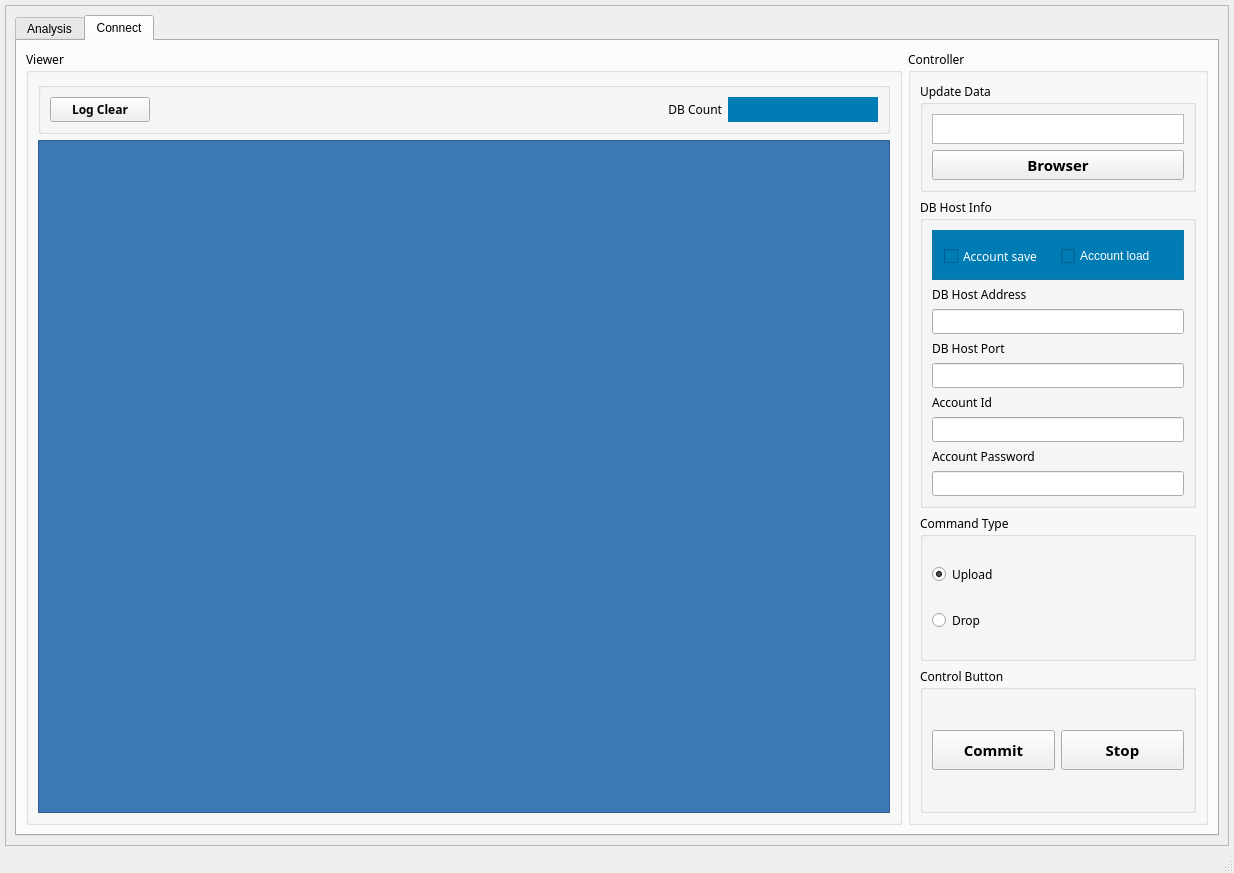
<?xml version="1.0" encoding="UTF-8"?>
<ui version="4.0">
 <class>MainWindow</class>
 <widget class="QMainWindow" name="MainWindow">
  <property name="geometry">
   <rect>
    <x>0</x>
    <y>0</y>
    <width>1234</width>
    <height>873</height>
   </rect>
  </property>
  <property name="windowTitle">
   <string>VOCParser</string>
  </property>
  <property name="windowIcon">
   <iconset>
    <normaloff>main_icon.ico</normaloff>main_icon.ico</iconset>
  </property>
  <widget class="QWidget" name="centralwidget">
   <layout class="QVBoxLayout" name="verticalLayout_9">
    <property name="leftMargin">
     <number>5</number>
    </property>
    <property name="topMargin">
     <number>5</number>
    </property>
    <property name="rightMargin">
     <number>5</number>
    </property>
    <property name="bottomMargin">
     <number>5</number>
    </property>
    <item>
     <widget class="QScrollArea" name="scrollArea">
      <property name="widgetResizable">
       <bool>true</bool>
      </property>
      <widget class="QWidget" name="scrollAreaWidgetContents_3">
       <property name="geometry">
        <rect>
         <x>0</x>
         <y>0</y>
         <width>1222</width>
         <height>820</height>
        </rect>
       </property>
       <layout class="QHBoxLayout" name="horizontalLayout">
        <item>
         <widget class="QTabWidget" name="tabWidget">
          <property name="layoutDirection">
           <enum>Qt::LeftToRight</enum>
          </property>
          <property name="tabPosition">
           <enum>QTabWidget::North</enum>
          </property>
          <property name="tabShape">
           <enum>QTabWidget::Rounded</enum>
          </property>
          <property name="currentIndex">
           <number>1</number>
          </property>
          <widget class="QWidget" name="analysis">
           <attribute name="title">
            <string>Analysis</string>
           </attribute>
           <layout class="QHBoxLayout" name="horizontalLayout_8">
            <item>
             <widget class="QGroupBox" name="groupBox_2">
              <property name="font">
               <font>
                <family>맑은 고딕</family>
               </font>
              </property>
              <property name="title">
               <string>Viewer</string>
              </property>
              <layout class="QVBoxLayout" name="verticalLayout_2">
               <item>
                <widget class="QGroupBox" name="groupBox">
                 <property name="title">
                  <string/>
                 </property>
                 <layout class="QHBoxLayout" name="horizontalLayout_4">
                  <item>
                   <widget class="QPushButton" name="pushButton_clear">
                    <property name="maximumSize">
                     <size>
                      <width>100</width>
                      <height>16777215</height>
                     </size>
                    </property>
                    <property name="font">
                     <font>
                      <pointsize>9</pointsize>
                      <weight>75</weight>
                      <bold>true</bold>
                     </font>
                    </property>
                    <property name="text">
                     <string>Log Clear</string>
                    </property>
                   </widget>
                  </item>
                  <item>
                   <widget class="QLabel" name="label_2">
                    <property name="text">
                     <string>Data Count</string>
                    </property>
                    <property name="alignment">
                     <set>Qt::AlignRight|Qt::AlignTrailing|Qt::AlignVCenter</set>
                    </property>
                   </widget>
                  </item>
                  <item>
                   <widget class="QLabel" name="label_count">
                    <property name="maximumSize">
                     <size>
                      <width>150</width>
                      <height>16777215</height>
                     </size>
                    </property>
                    <property name="styleSheet">
                     <string notr="true">background-color: rgb(0, 124, 181);
color: rgb(255, 255, 255);</string>
                    </property>
                    <property name="text">
                     <string/>
                    </property>
                    <property name="alignment">
                     <set>Qt::AlignCenter</set>
                    </property>
                   </widget>
                  </item>
                 </layout>
                </widget>
               </item>
               <item>
                <widget class="QPlainTextEdit" name="plainTextEdit_print">
                 <property name="styleSheet">
                  <string notr="true">color: rgb(255, 255, 255);
background-color: rgb(60, 121, 182);</string>
                 </property>
                 <property name="readOnly">
                  <bool>true</bool>
                 </property>
                </widget>
               </item>
               <item>
                <widget class="QGroupBox" name="groupBox_5">
                 <property name="title">
                  <string>Search Keyword</string>
                 </property>
                 <layout class="QHBoxLayout" name="horizontalLayout_2">
                  <item>
                   <widget class="QLabel" name="label_found">
                    <property name="maximumSize">
                     <size>
                      <width>100</width>
                      <height>16777215</height>
                     </size>
                    </property>
                    <property name="text">
                     <string>found</string>
                    </property>
                   </widget>
                  </item>
                  <item>
                   <widget class="QLineEdit" name="lineEdit_search">
                    <property name="maximumSize">
                     <size>
                      <width>16777215</width>
                      <height>16777215</height>
                     </size>
                    </property>
                   </widget>
                  </item>
                  <item>
                   <widget class="QPushButton" name="pushButton_search">
                    <property name="maximumSize">
                     <size>
                      <width>100</width>
                      <height>30</height>
                     </size>
                    </property>
                    <property name="text">
                     <string>Search</string>
                    </property>
                   </widget>
                  </item>
                  <item>
                   <widget class="QPushButton" name="pushButton_elase">
                    <property name="maximumSize">
                     <size>
                      <width>100</width>
                      <height>30</height>
                     </size>
                    </property>
                    <property name="text">
                     <string>Clear</string>
                    </property>
                   </widget>
                  </item>
                 </layout>
                </widget>
               </item>
              </layout>
             </widget>
            </item>
            <item>
             <widget class="QGroupBox" name="groupBox_1">
              <property name="enabled">
               <bool>true</bool>
              </property>
              <property name="minimumSize">
               <size>
                <width>281</width>
                <height>561</height>
               </size>
              </property>
              <property name="maximumSize">
               <size>
                <width>300</width>
                <height>16777215</height>
               </size>
              </property>
              <property name="font">
               <font>
                <family>맑은 고딕</family>
               </font>
              </property>
              <property name="title">
               <string>Controller</string>
              </property>
              <layout class="QVBoxLayout" name="verticalLayout">
               <item>
                <widget class="QGroupBox" name="groupBox_9">
                 <property name="maximumSize">
                  <size>
                   <width>16777215</width>
                   <height>110</height>
                  </size>
                 </property>
                 <property name="title">
                  <string>Input Data</string>
                 </property>
                 <layout class="QVBoxLayout" name="verticalLayout_10">
                  <item>
                   <widget class="QTextEdit" name="textEdit_browser">
                    <property name="enabled">
                     <bool>true</bool>
                    </property>
                    <property name="maximumSize">
                     <size>
                      <width>16777215</width>
                      <height>35</height>
                     </size>
                    </property>
                   </widget>
                  </item>
                  <item>
                   <widget class="QPushButton" name="pushButton_browser">
                    <property name="maximumSize">
                     <size>
                      <width>16777215</width>
                      <height>40</height>
                     </size>
                    </property>
                    <property name="font">
                     <font>
                      <family>맑은 고딕</family>
                      <pointsize>11</pointsize>
                      <weight>75</weight>
                      <bold>true</bold>
                     </font>
                    </property>
                    <property name="text">
                     <string>Browser</string>
                    </property>
                   </widget>
                  </item>
                 </layout>
                </widget>
               </item>
               <item>
                <widget class="QGroupBox" name="groupBox_7">
                 <property name="maximumSize">
                  <size>
                   <width>16777215</width>
                   <height>16777215</height>
                  </size>
                 </property>
                 <property name="title">
                  <string>Device Mapping</string>
                 </property>
                 <layout class="QVBoxLayout" name="verticalLayout_5">
                  <item>
                   <widget class="QRadioButton" name="radioButton_mapOn">
                    <property name="text">
                     <string>On</string>
                    </property>
                    <property name="checked">
                     <bool>false</bool>
                    </property>
                   </widget>
                  </item>
                  <item>
                   <widget class="QRadioButton" name="radioButton_mapOff">
                    <property name="text">
                     <string>Off</string>
                    </property>
                    <property name="checked">
                     <bool>true</bool>
                    </property>
                   </widget>
                  </item>
                 </layout>
                </widget>
               </item>
               <item>
                <widget class="QGroupBox" name="groupBox_17">
                 <property name="title">
                  <string>File Adjusting</string>
                 </property>
                 <layout class="QVBoxLayout" name="verticalLayout_7">
                  <item>
                   <widget class="QRadioButton" name="radioButton_OpOn">
                    <property name="text">
                     <string>On</string>
                    </property>
                    <property name="checked">
                     <bool>false</bool>
                    </property>
                   </widget>
                  </item>
                  <item>
                   <widget class="QRadioButton" name="radioButton_OpOff">
                    <property name="text">
                     <string>Off</string>
                    </property>
                    <property name="checked">
                     <bool>true</bool>
                    </property>
                   </widget>
                  </item>
                 </layout>
                </widget>
               </item>
               <item>
                <widget class="QGroupBox" name="groupBox_18">
                 <property name="title">
                  <string>Parser Model Select</string>
                 </property>
                 <layout class="QVBoxLayout" name="verticalLayout_13">
                  <item>
                   <widget class="QRadioButton" name="radioButton_naive">
                    <property name="text">
                     <string>Naive</string>
                    </property>
                   </widget>
                  </item>
                  <item>
                   <widget class="QRadioButton" name="radioButton_sgd">
                    <property name="text">
                     <string>SGD</string>
                    </property>
                   </widget>
                  </item>
                  <item>
                   <widget class="QRadioButton" name="radioButton_svc">
                    <property name="text">
                     <string>SVC</string>
                    </property>
                   </widget>
                  </item>
                  <item>
                   <widget class="QRadioButton" name="radioButton_linear">
                    <property name="text">
                     <string>LinearSVC</string>
                    </property>
                   </widget>
                  </item>
                  <item>
                   <widget class="QRadioButton" name="radioButton_all">
                    <property name="text">
                     <string>All</string>
                    </property>
                    <property name="checked">
                     <bool>true</bool>
                    </property>
                   </widget>
                  </item>
                 </layout>
                </widget>
               </item>
               <item>
                <widget class="QGroupBox" name="groupBox_8">
                 <property name="maximumSize">
                  <size>
                   <width>16777215</width>
                   <height>16777215</height>
                  </size>
                 </property>
                 <property name="title">
                  <string>POS Select</string>
                 </property>
                 <layout class="QVBoxLayout" name="verticalLayout_12">
                  <item>
                   <widget class="QRadioButton" name="radioButton_komoran">
                    <property name="text">
                     <string>Komoran</string>
                    </property>
                    <property name="checked">
                     <bool>false</bool>
                    </property>
                   </widget>
                  </item>
                  <item>
                   <widget class="QRadioButton" name="radioButton_okt">
                    <property name="cursor">
                     <cursorShape>UpArrowCursor</cursorShape>
                    </property>
                    <property name="text">
                     <string>Okt</string>
                    </property>
                    <property name="checked">
                     <bool>true</bool>
                    </property>
                   </widget>
                  </item>
                 </layout>
                </widget>
               </item>
               <item>
                <widget class="QGroupBox" name="groupBox_6">
                 <property name="title">
                  <string>Control Button</string>
                 </property>
                 <layout class="QHBoxLayout" name="horizontalLayout_3">
                  <item>
                   <widget class="QPushButton" name="pushButton_start">
                    <property name="maximumSize">
                     <size>
                      <width>16777215</width>
                      <height>40</height>
                     </size>
                    </property>
                    <property name="font">
                     <font>
                      <family>맑은 고딕</family>
                      <pointsize>11</pointsize>
                      <weight>75</weight>
                      <bold>true</bold>
                     </font>
                    </property>
                    <property name="autoFillBackground">
                     <bool>true</bool>
                    </property>
                    <property name="styleSheet">
                     <string notr="true"/>
                    </property>
                    <property name="text">
                     <string>Start</string>
                    </property>
                   </widget>
                  </item>
                  <item>
                   <widget class="QPushButton" name="pushButton_cancel">
                    <property name="maximumSize">
                     <size>
                      <width>16777215</width>
                      <height>40</height>
                     </size>
                    </property>
                    <property name="font">
                     <font>
                      <family>맑은 고딕</family>
                      <pointsize>11</pointsize>
                      <weight>75</weight>
                      <bold>true</bold>
                     </font>
                    </property>
                    <property name="styleSheet">
                     <string notr="true"/>
                    </property>
                    <property name="text">
                     <string>Cancel</string>
                    </property>
                   </widget>
                  </item>
                 </layout>
                </widget>
               </item>
               <item>
                <widget class="QLabel" name="label_progress">
                 <property name="maximumSize">
                  <size>
                   <width>16777215</width>
                   <height>20</height>
                  </size>
                 </property>
                 <property name="text">
                  <string>Progress</string>
                 </property>
                </widget>
               </item>
               <item>
                <widget class="QProgressBar" name="progressBar">
                 <property name="enabled">
                  <bool>true</bool>
                 </property>
                 <property name="value">
                  <number>24</number>
                 </property>
                </widget>
               </item>
              </layout>
             </widget>
            </item>
           </layout>
          </widget>
          <widget class="QWidget" name="connect">
           <attribute name="title">
            <string>Connect</string>
           </attribute>
           <layout class="QHBoxLayout" name="horizontalLayout_6">
            <item>
             <widget class="QGroupBox" name="groupBox_3">
              <property name="font">
               <font>
                <family>맑은 고딕</family>
               </font>
              </property>
              <property name="title">
               <string>Viewer</string>
              </property>
              <layout class="QVBoxLayout" name="verticalLayout_3">
               <item>
                <widget class="QGroupBox" name="groupBox_4">
                 <property name="layoutDirection">
                  <enum>Qt::LeftToRight</enum>
                 </property>
                 <property name="title">
                  <string/>
                 </property>
                 <layout class="QHBoxLayout" name="horizontalLayout_5">
                  <item>
                   <widget class="QPushButton" name="pushButton_clear_2">
                    <property name="maximumSize">
                     <size>
                      <width>100</width>
                      <height>16777215</height>
                     </size>
                    </property>
                    <property name="font">
                     <font>
                      <pointsize>9</pointsize>
                      <weight>75</weight>
                      <bold>true</bold>
                     </font>
                    </property>
                    <property name="text">
                     <string>Log Clear</string>
                    </property>
                   </widget>
                  </item>
                  <item>
                   <widget class="QLabel" name="label_3">
                    <property name="text">
                     <string>DB Count</string>
                    </property>
                    <property name="alignment">
                     <set>Qt::AlignRight|Qt::AlignTrailing|Qt::AlignVCenter</set>
                    </property>
                   </widget>
                  </item>
                  <item>
                   <widget class="QLabel" name="label_count_2">
                    <property name="maximumSize">
                     <size>
                      <width>150</width>
                      <height>16777215</height>
                     </size>
                    </property>
                    <property name="styleSheet">
                     <string notr="true">background-color: rgb(0, 124, 181);
color: rgb(255, 255, 255);</string>
                    </property>
                    <property name="text">
                     <string/>
                    </property>
                    <property name="alignment">
                     <set>Qt::AlignCenter</set>
                    </property>
                   </widget>
                  </item>
                 </layout>
                </widget>
               </item>
               <item>
                <widget class="QPlainTextEdit" name="plainTextEdit_print_2">
                 <property name="styleSheet">
                  <string notr="true">color: rgb(255, 255, 255);
background-color: rgb(60, 120, 180);</string>
                 </property>
                 <property name="readOnly">
                  <bool>true</bool>
                 </property>
                </widget>
               </item>
              </layout>
             </widget>
            </item>
            <item>
             <widget class="QGroupBox" name="groupBox_10">
              <property name="enabled">
               <bool>true</bool>
              </property>
              <property name="minimumSize">
               <size>
                <width>281</width>
                <height>561</height>
               </size>
              </property>
              <property name="maximumSize">
               <size>
                <width>300</width>
                <height>16777215</height>
               </size>
              </property>
              <property name="font">
               <font>
                <family>맑은 고딕</family>
               </font>
              </property>
              <property name="title">
               <string>Controller</string>
              </property>
              <layout class="QVBoxLayout" name="verticalLayout_8">
               <item>
                <widget class="QGroupBox" name="groupBox_14">
                 <property name="maximumSize">
                  <size>
                   <width>16777215</width>
                   <height>110</height>
                  </size>
                 </property>
                 <property name="title">
                  <string>Update Data</string>
                 </property>
                 <layout class="QVBoxLayout" name="verticalLayout_11">
                  <item>
                   <widget class="QTextEdit" name="textEdit_browser_2">
                    <property name="enabled">
                     <bool>true</bool>
                    </property>
                    <property name="maximumSize">
                     <size>
                      <width>16777215</width>
                      <height>35</height>
                     </size>
                    </property>
                   </widget>
                  </item>
                  <item>
                   <widget class="QPushButton" name="pushButton_browser_2">
                    <property name="maximumSize">
                     <size>
                      <width>16777215</width>
                      <height>40</height>
                     </size>
                    </property>
                    <property name="font">
                     <font>
                      <family>맑은 고딕</family>
                      <pointsize>11</pointsize>
                      <weight>75</weight>
                      <bold>true</bold>
                     </font>
                    </property>
                    <property name="text">
                     <string>Browser</string>
                    </property>
                   </widget>
                  </item>
                 </layout>
                </widget>
               </item>
               <item>
                <widget class="QGroupBox" name="groupBox_11">
                 <property name="title">
                  <string>DB Host Info</string>
                 </property>
                 <layout class="QVBoxLayout" name="verticalLayout_4">
                  <item>
                   <widget class="QGroupBox" name="groupBox_15">
                    <property name="maximumSize">
                     <size>
                      <width>16777215</width>
                      <height>50</height>
                     </size>
                    </property>
                    <property name="styleSheet">
                     <string notr="true">background-color: rgb(0, 124, 181);
color: rgb(255, 255, 255);</string>
                    </property>
                    <property name="title">
                     <string/>
                    </property>
                    <property name="alignment">
                     <set>Qt::AlignLeading|Qt::AlignLeft|Qt::AlignVCenter</set>
                    </property>
                    <layout class="QHBoxLayout" name="horizontalLayout_9">
                     <item>
                      <widget class="QCheckBox" name="checkBox_enabled_2">
                       <property name="font">
                        <font>
                         <family>맑은 고딕</family>
                         <pointsize>9</pointsize>
                        </font>
                       </property>
                       <property name="text">
                        <string>Account save</string>
                       </property>
                       <property name="checked">
                        <bool>false</bool>
                       </property>
                      </widget>
                     </item>
                     <item>
                      <widget class="QCheckBox" name="checkBox_enabled_3">
                       <property name="text">
                        <string>Account load</string>
                       </property>
                      </widget>
                     </item>
                    </layout>
                   </widget>
                  </item>
                  <item>
                   <widget class="QLabel" name="label_address">
                    <property name="maximumSize">
                     <size>
                      <width>16777215</width>
                      <height>20</height>
                     </size>
                    </property>
                    <property name="text">
                     <string>DB Host Address</string>
                    </property>
                   </widget>
                  </item>
                  <item>
                   <widget class="QLineEdit" name="lineEdit_address"/>
                  </item>
                  <item>
                   <widget class="QLabel" name="label_port">
                    <property name="maximumSize">
                     <size>
                      <width>16777215</width>
                      <height>20</height>
                     </size>
                    </property>
                    <property name="text">
                     <string>DB Host Port</string>
                    </property>
                   </widget>
                  </item>
                  <item>
                   <widget class="QLineEdit" name="lineEdit_port">
                    <property name="enabled">
                     <bool>true</bool>
                    </property>
                   </widget>
                  </item>
                  <item>
                   <widget class="QLabel" name="label_id">
                    <property name="maximumSize">
                     <size>
                      <width>16777215</width>
                      <height>20</height>
                     </size>
                    </property>
                    <property name="text">
                     <string>Account Id</string>
                    </property>
                   </widget>
                  </item>
                  <item>
                   <widget class="QLineEdit" name="lineEdit_id">
                    <property name="enabled">
                     <bool>true</bool>
                    </property>
                   </widget>
                  </item>
                  <item>
                   <widget class="QLabel" name="label_password">
                    <property name="maximumSize">
                     <size>
                      <width>16777215</width>
                      <height>20</height>
                     </size>
                    </property>
                    <property name="text">
                     <string>Account Password</string>
                    </property>
                   </widget>
                  </item>
                  <item>
                   <widget class="QLineEdit" name="lineEdit_pw">
                    <property name="enabled">
                     <bool>true</bool>
                    </property>
                   </widget>
                  </item>
                 </layout>
                </widget>
               </item>
               <item>
                <widget class="QGroupBox" name="groupBox_12">
                 <property name="maximumSize">
                  <size>
                   <width>16777215</width>
                   <height>16777215</height>
                  </size>
                 </property>
                 <property name="title">
                  <string>Command Type</string>
                 </property>
                 <layout class="QVBoxLayout" name="verticalLayout_6">
                  <item>
                   <widget class="QRadioButton" name="radioButton_upload">
                    <property name="text">
                     <string>Upload</string>
                    </property>
                    <property name="checked">
                     <bool>true</bool>
                    </property>
                   </widget>
                  </item>
                  <item>
                   <widget class="QRadioButton" name="radioButton_drop">
                    <property name="text">
                     <string>Drop</string>
                    </property>
                   </widget>
                  </item>
                 </layout>
                </widget>
               </item>
               <item>
                <widget class="QGroupBox" name="groupBox_13">
                 <property name="title">
                  <string>Control Button</string>
                 </property>
                 <layout class="QHBoxLayout" name="horizontalLayout_7">
                  <item>
                   <widget class="QPushButton" name="pushButton_commit">
                    <property name="maximumSize">
                     <size>
                      <width>16777215</width>
                      <height>40</height>
                     </size>
                    </property>
                    <property name="font">
                     <font>
                      <family>맑은 고딕</family>
                      <pointsize>11</pointsize>
                      <weight>75</weight>
                      <bold>true</bold>
                     </font>
                    </property>
                    <property name="autoFillBackground">
                     <bool>true</bool>
                    </property>
                    <property name="styleSheet">
                     <string notr="true"/>
                    </property>
                    <property name="text">
                     <string>Commit</string>
                    </property>
                   </widget>
                  </item>
                  <item>
                   <widget class="QPushButton" name="pushButton_stop">
                    <property name="enabled">
                     <bool>true</bool>
                    </property>
                    <property name="maximumSize">
                     <size>
                      <width>16777215</width>
                      <height>40</height>
                     </size>
                    </property>
                    <property name="font">
                     <font>
                      <pointsize>11</pointsize>
                      <weight>75</weight>
                      <bold>true</bold>
                     </font>
                    </property>
                    <property name="text">
                     <string>Stop</string>
                    </property>
                   </widget>
                  </item>
                 </layout>
                </widget>
               </item>
              </layout>
             </widget>
            </item>
           </layout>
          </widget>
         </widget>
        </item>
       </layout>
      </widget>
     </widget>
    </item>
   </layout>
  </widget>
  <widget class="QMenuBar" name="menubar">
   <property name="geometry">
    <rect>
     <x>0</x>
     <y>0</y>
     <width>1234</width>
     <height>21</height>
    </rect>
   </property>
  </widget>
  <widget class="QStatusBar" name="statusbar"/>
 </widget>
 <resources/>
 <connections/>
</ui>
